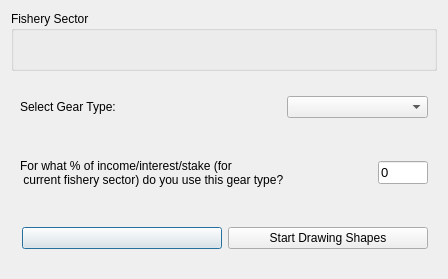
<ui version="4.0" >
 <author>Dane Springmeyer</author>
 <class>SelectGear</class>
 <widget class="QDialog" name="SelectGear" >
  <property name="geometry" >
   <rect>
    <x>0</x>
    <y>0</y>
    <width>448</width>
    <height>279</height>
   </rect>
  </property>
  <property name="windowTitle" >
   <string>OpenOceanMap - Select Gear</string>
  </property>
  <layout class="QVBoxLayout" >
   <item>
    <widget class="QGroupBox" name="groupBox" >
     <property name="minimumSize" >
      <size>
       <width>0</width>
       <height>60</height>
      </size>
     </property>
     <property name="title" >
      <string>Fishery Sector</string>
     </property>
     <widget class="QLabel" name="fishery_sector_label" >
      <property name="geometry" >
       <rect>
        <x>0</x>
        <y>10</y>
        <width>408</width>
        <height>40</height>
       </rect>
      </property>
      <property name="minimumSize" >
       <size>
        <width>0</width>
        <height>40</height>
       </size>
      </property>
      <property name="font" >
       <font>
        <pointsize>14</pointsize>
       </font>
      </property>
      <property name="text" >
       <string/>
      </property>
      <property name="alignment" >
       <set>Qt::AlignCenter</set>
      </property>
     </widget>
    </widget>
   </item>
   <item>
    <widget class="QWidget" native="1" name="widget" >
     <layout class="QHBoxLayout" >
      <item>
       <widget class="QLabel" name="fishery_text" >
        <property name="text" >
         <string>Select Gear Type:</string>
        </property>
       </widget>
      </item>
      <item>
       <spacer>
        <property name="orientation" >
         <enum>Qt::Horizontal</enum>
        </property>
        <property name="sizeHint" >
         <size>
          <width>40</width>
          <height>20</height>
         </size>
        </property>
       </spacer>
      </item>
      <item>
       <widget class="QComboBox" name="gear_comboBox" >
        <property name="maximumSize" >
         <size>
          <width>300</width>
          <height>16777215</height>
         </size>
        </property>
        <item>
         <property name="text" >
          <string/>
         </property>
        </item>
        <item>
         <property name="text" >
          <string>Hook and Line</string>
         </property>
        </item>
        <item>
         <property name="text" >
          <string>Gillnets</string>
         </property>
        </item>
        <item>
         <property name="text" >
          <string>Hooka (compressor)</string>
         </property>
        </item>
        <item>
         <property name="text" >
          <string>Traps</string>
         </property>
        </item>
        <item>
         <property name="text" >
          <string>Trawling</string>
         </property>
        </item>
        <item>
         <property name="text" >
          <string>Purse Seine</string>
         </property>
        </item>
        <item>
         <property name="text" >
          <string>Other</string>
         </property>
        </item>
       </widget>
      </item>
     </layout>
    </widget>
   </item>
   <item>
    <widget class="QWidget" native="1" name="widget_3" >
     <layout class="QHBoxLayout" >
      <item>
       <widget class="QLabel" name="fishery_text_3" >
        <property name="text" >
         <string>For what % of income/interest/stake (for 
 current fishery sector) do you use this gear type?</string>
        </property>
       </widget>
      </item>
      <item>
       <spacer>
        <property name="orientation" >
         <enum>Qt::Horizontal</enum>
        </property>
        <property name="sizeHint" >
         <size>
          <width>40</width>
          <height>20</height>
         </size>
        </property>
       </spacer>
      </item>
      <item>
       <widget class="QLineEdit" name="gear_perc_income" >
        <property name="enabled" >
         <bool>true</bool>
        </property>
        <property name="minimumSize" >
         <size>
          <width>50</width>
          <height>0</height>
         </size>
        </property>
        <property name="maximumSize" >
         <size>
          <width>50</width>
          <height>16777215</height>
         </size>
        </property>
        <property name="font" >
         <font>
          <pointsize>10</pointsize>
         </font>
        </property>
        <property name="text" >
         <string>0</string>
        </property>
       </widget>
      </item>
     </layout>
    </widget>
   </item>
   <item>
    <widget class="QWidget" native="1" name="widget_2" >
     <layout class="QHBoxLayout" >
      <item>
       <spacer>
        <property name="orientation" >
         <enum>Qt::Horizontal</enum>
        </property>
        <property name="sizeHint" >
         <size>
          <width>40</width>
          <height>20</height>
         </size>
        </property>
       </spacer>
      </item>
      <item>
       <widget class="QPushButton" name="pbnStepFinished" >
        <property name="minimumSize" >
         <size>
          <width>200</width>
          <height>0</height>
         </size>
        </property>
        <property name="text" >
         <string/>
        </property>
       </widget>
      </item>
      <item>
       <widget class="QPushButton" name="pbnStartShapes" >
        <property name="minimumSize" >
         <size>
          <width>200</width>
          <height>0</height>
         </size>
        </property>
        <property name="text" >
         <string>Start Drawing Shapes</string>
        </property>
       </widget>
      </item>
     </layout>
    </widget>
   </item>
  </layout>
 </widget>
 <resources/>
 <connections/>
</ui>
